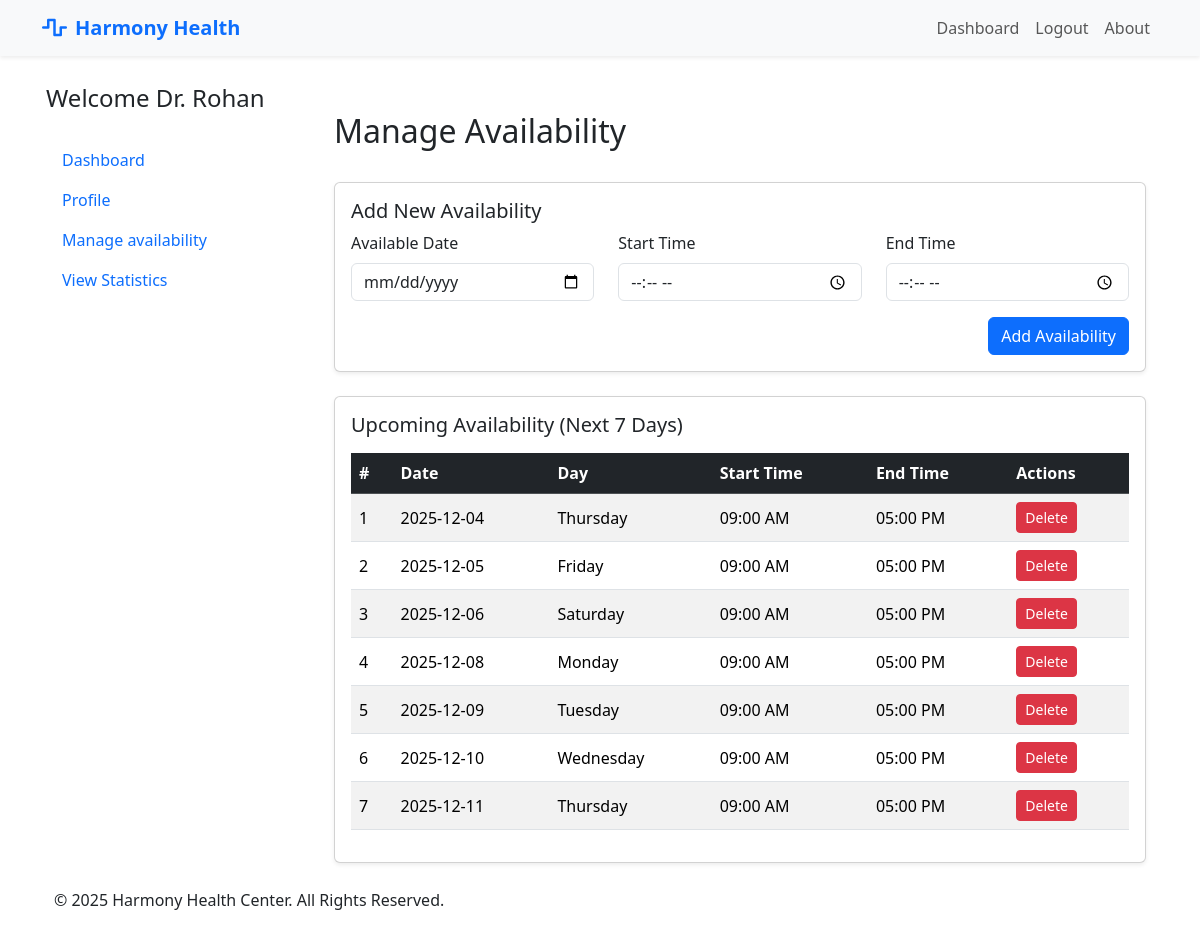
/doctor/availability (signed in), run on the app's committed database.
### models.py (models this page shows, shortened)
class User(UserMixin, db.Model):
    __tablename__ = 'users'
    id = db.Column(db.Integer, primary_key=True)
    email = db.Column(db.String(150), unique=True, nullable=False)
    password = db.Column(db.String(200), nullable=False)
    first_name = db.Column(db.String(100), nullable=False)
    last_name = db.Column(db.String(100), nullable=False)
    created_at = db.Column(db.DateTime, default=datetime.utcnow)
    role = db.Column(db.String(20), nullable=False)
    contact_number = db.Column(db.String(100), nullable=True)
    gender = db.Column(db.String(10), nullable=True)
    dob = db.Column(db.Date, nullable=True)
    address = db.Column(db.String(255), nullable=True)
    patient_appointments = db.relationship('Appointment', foreign_keys='Appointment.patient_id', back_populates='patient', lazy=True)
    qualification = db.Column(db.String(200))
    specialization_id = db.Column(db.Integer, db.ForeignKey('departments.id'), nullable=True)
    specialization = db.relationship('Department', back_populates='doctors')
    doctor_appointments = db.relationship('Appointment', foreign_keys='Appointment.doctor_id', back_populates='doctor', lazy=True)

class DoctorAvailability(db.Model):
    __tablename__ = 'doctor_availability'
    id = db.Column(db.Integer, primary_key=True)
    doctor_id = db.Column(db.Integer, db.ForeignKey('users.id'), nullable=False)
    available_date = db.Column(db.Date, nullable=False)  # actual date (YYYY-MM-DD)
    start_time = db.Column(db.Time, nullable=False)      # e.g., 09:00
    end_time = db.Column(db.Time, nullable=False)        # e.g., 17:00
    doctor = db.relationship(
        'User',
        backref=db.backref('availabilities', lazy=True, cascade="all, delete-orphan")
    )

### routes/doctor.py (the view, shortened to what this page needs)
@doctor.route('/availability', methods=['GET', 'POST'])
@login_required
def availability():
    check_user_role('doctor')
    today, next_week = date.today(), date.today() + timedelta(days=7)
    slots = (
        DoctorAvailability.query.filter(
            DoctorAvailability.doctor_id == current_user.id,
            DoctorAvailability.available_date.between(today, next_week)
        )
        .order_by(DoctorAvailability.available_date, DoctorAvailability.start_time)
        .all()
    )
    return render_template('doctor/manage_availability.html', slots=slots)

### app.py (called while the page is built)
def create_app():
    app = Flask(__name__)
    app.secret_key = 'app_secret_key'
    app.config['SQLALCHEMY_DATABASE_URI'] = 'sqlite:///hospital.db'
    db.init_app(app)
    bcrypt.init_app(app)
    login_manager.init_app(app)
    login_manager.login_view = 'auth.login'
    @login_manager.user_loader
    def load_user(user_id):
        return User.query.get(int(user_id))
    app.register_blueprint(auth, url_prefix='/auth')
    app.register_blueprint(admin, url_prefix='/admin')
    app.register_blueprint(doctor, url_prefix='/doctor')
    app.register_blueprint(patient, url_prefix='/patient')
    app.register_blueprint(api_bp, url_prefix='/api')
    with app.app_context():
        db.create_all()
        print('Database Created Successfully !!')
    return app

### routes/auth.py (called while the page is built)
def check_user_role(role):
    if current_user.role not in role:
        flash(f'You must be an {role} to view this page.')
        return redirect(url_for('auth.login'))

### templates/doctor/manage_availability.html
{% extends "base.html" %}
{% block main %}
<div class="container mt-5">
    <h2>Manage Availability</h2><br>
    <div class="card shadow-sm mb-4">
        <div class="card-body">
            <h5 class="card-title">Add New Availability</h5>
            <form method="POST" action="{{ url_for('doctor.availability') }}">
                <div class="row mb-3">
                    <div class="col-md-4">
                        <label for="available_date" class="form-label">Available Date</label>
                        <input type="date" name="available_date" id="available_date" class="form-control" min=""
                            required>
                    </div>
                    <div class="col-md-4">
                        <label for="start_time" class="form-label">Start Time</label>
                        <input type="time" name="start_time" id="start_time" class="form-control" required>
                    </div>
                    <div class="col-md-4">
                        <label for="end_time" class="form-label">End Time</label>
                        <input type="time" name="end_time" id="end_time" class="form-control" required>
                    </div>
                </div>
                <div class="text-end">
                    <button type="submit" class="btn btn-primary">Add Availability</button>
                </div>
            </form>
        </div>
    </div>
    <div class="card shadow-sm">
        <div class="card-body">
            <h5 class="card-title mb-3">Upcoming Availability (Next 7 Days)</h5>
            {% if slots %}
            <div class="table-responsive">
                <table class="table table-striped align-middle">
                    <thead class="table-dark">
                        <tr>
                            <th>#</th>
                            <th>Date</th>
                            <th>Day</th>
                            <th>Start Time</th>
                            <th>End Time</th>
                            <th>Actions</th>
                        </tr>
                    </thead>
                    <tbody>
                        {% for slot in slots %}
                        <tr>
                            <td>{{ loop.index }}</td>
                            <td>{{ slot.available_date.strftime('%Y-%m-%d') }}</td>
                            <td>{{ slot.available_date.strftime('%A') }}</td>
                            <td>{{ slot.start_time.strftime('%I:%M %p') }}</td>
                            <td>{{ slot.end_time.strftime('%I:%M %p') }}</td>
                            <td>
                                <form action="{{ url_for('doctor.delete_availability', id=slot.id) }}" method="POST"
                                    style="display:inline;">
                                    <button type="submit" class="btn btn-danger btn-sm">
                                        Delete
                                    </button>
                                </form>
                            </td>
                        </tr>
                        {% endfor %}
                    </tbody>
                </table>
            </div>
            {% else %}
            <p class="text-muted">No availability added for the next 7 days.</p>
            {% endif %}
        </div>
    </div>
</div>
{% endblock %}

### templates/base.html (shortened to what this page needs)
<!DOCTYPE html>
<html lang="en">
<head>
    <link href="https://cdn.jsdelivr.net/npm/bootstrap@5.3.3/dist/css/bootstrap.min.css" rel="stylesheet"
        xintegrity="sha384-QWTKZyjpPEjISv5WaRU9OFeRpok6YctnYmDr5pNlyT2bRjXh0JMhjY6hW+ALEwIH">
    <link rel="stylesheet" href="https://cdnjs.cloudflare.com/ajax/libs/font-awesome/6.5.1/css/all.min.css">
</head>
<body class="container-sm">
    <header>
        <nav class="navbar navbar-expand-lg bg-light fixed-top shadow-sm" id="mainNavbar">
            <div class="container">
                <a class="navbar-brand text-primary fw-bold" href="{{url_for('landing_page')}}">
                    <i class="fas fa-wave-square me-2"></i>Harmony Health
                </a>
                <div class="collapse navbar-collapse" id="navbarNav">
                    <ul class="navbar-nav ms-auto">
                        {% if current_user.is_authenticated %}
                        <li class="nav-item"><a href="{{url_for( current_user.role +'.dashboard')}}" class="nav-link "
                                aria-current="page">Dashboard</a></li>
                        {% else %}
                        <li class="nav-item"><a href="{{url_for( 'landing_page')}}" class="nav-link "
                                aria-current="page">Home</a></li>
                        {% endif %}
                        {% if not current_user.is_authenticated %}
                        <li class="nav-item"><a href="{{ url_for('auth.register') }}" class="nav-link">Register</a></li>
                        <li class="nav-item"><a href="{{ url_for('auth.login') }}" class="nav-link">Login</a></li>
                        {% else %}
                        <li class="nav-item"><a href="{{ url_for('auth.logout') }}" class="nav-link">Logout</a></li>
                        {% endif %}
                        <li class="nav-item"><a href="#" class="nav-link">About</a></li>
                    </ul>
                </div>
            </div>
        </nav>
    </header>
    <div class="row md-2 mt-5 pt-3">
        <div class="d-flex flex-column flex-shrink-0 p-3  min-vh-100" style="width: 280px;">
            {% if current_user.is_authenticated %}
            {% if current_user.role =='doctor' %}
            <span class="fs-4 ">Welcome Dr. {{ current_user.first_name }}</span>
            <br>
            <ul class="nav nav-pills flex-column mb-auto">
                <li> <a href="{{url_for('doctor.dashboard')}}" class="nav-link ">
                        Dashboard
                    </a> </li>
                <li> <a href="{{url_for('doctor.profile')}}" class="nav-link ">
                        Profile
                    </a> </li>
                <li class="nav-item"> <a href="{{ url_for('doctor.availability') }}" class="nav-link "
                        aria-current="page">
                        Manage availability
                    </a> </li>
                <li> <a href="{{url_for('doctor.stats')}}" class="nav-link ">
                        View Statistics
                    </a> </li>
            </ul>
            {% endif %}
            {% endif %}
        </div>
        <div class="col">
            {% block main %}
            {% endblock %}
        </div>
    </div>
    <footer class="py-4 ">
        <div class="container">
            <div class="row align-items-center">
                <div class=" col-md-6 text-center text-md-start mb-2 mb-md-0">
                    <p class="mb-0">&copy; 2025 Harmony Health Center. All Rights Reserved.</p>
                </div>
            </div>
        </div>
    </footer>
</body>
</html>

### data on the page
User: first_name "Rohan"
DoctorAvailability: available_date "2025-12-04", available_date "Thursday", start_time "09:00 AM", end_time "05:00 PM"
DoctorAvailability: available_date "2025-12-05", available_date "Friday", start_time "09:00 AM", end_time "05:00 PM"
DoctorAvailability: available_date "2025-12-06", available_date "Saturday", start_time "09:00 AM", end_time "05:00 PM"
DoctorAvailability: available_date "2025-12-08", available_date "Monday", start_time "09:00 AM", end_time "05:00 PM"
DoctorAvailability: available_date "2025-12-09", available_date "Tuesday", start_time "09:00 AM", end_time "05:00 PM"
DoctorAvailability: available_date "2025-12-10", available_date "Wednesday", start_time "09:00 AM", end_time "05:00 PM"
DoctorAvailability: available_date "2025-12-11", available_date "Thursday", start_time "09:00 AM", end_time "05:00 PM"
